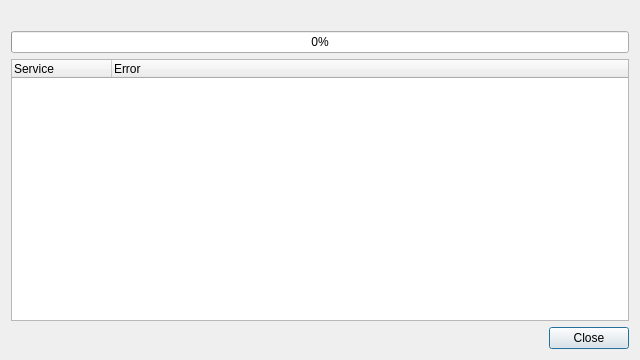
<?xml version="1.0" encoding="UTF-8"?>
<ui version="4.0">
 <class>dlgServiceTest</class>
 <widget class="QDialog" name="dlgServiceTest">
  <property name="geometry">
   <rect>
    <x>0</x>
    <y>0</y>
    <width>640</width>
    <height>360</height>
   </rect>
  </property>
  <property name="windowTitle">
   <string>Test services</string>
  </property>
  <layout class="QVBoxLayout" name="verticalLayout">
   <item>
    <widget class="QLabel" name="lblStatus">
     <property name="wordWrap">
      <bool>true</bool>
     </property>
    </widget>
   </item>
   <item>
    <widget class="QProgressBar" name="progressBar">
     <property name="value">
      <number>0</number>
     </property>
    </widget>
   </item>
   <item>
    <widget class="QTreeWidget" name="treeServices">
     <property name="alternatingRowColors">
      <bool>true</bool>
     </property>
     <property name="selectionMode">
      <enum>QAbstractItemView::NoSelection</enum>
     </property>
     <property name="rootIsDecorated">
      <bool>false</bool>
     </property>
     <property name="textElideMode">
      <enum>Qt::ElideMiddle</enum>
     </property>
     <property name="uniformRowHeights">
      <bool>true</bool>
     </property>
     <column>
      <property name="text">
       <string>Service</string>
      </property>
     </column>
     <column>
      <property name="text">
       <string>Error</string>
      </property>
     </column>
    </widget>
   </item>
   <item>
    <widget class="QDialogButtonBox" name="buttonBox">
     <property name="orientation">
      <enum>Qt::Horizontal</enum>
     </property>
     <property name="standardButtons">
      <set>QDialogButtonBox::Close</set>
     </property>
    </widget>
   </item>
  </layout>
 </widget>
 <resources/>
 <connections>
  <connection>
   <sender>buttonBox</sender>
   <signal>rejected()</signal>
   <receiver>dlgServiceTest</receiver>
   <slot>reject()</slot>
   <hints>
    <hint type="sourcelabel">
     <x>316</x>
     <y>320</y>
    </hint>
    <hint type="destinationlabel">
     <x>286</x>
     <y>170</y>
    </hint>
   </hints>
  </connection>
 </connections>
</ui>
